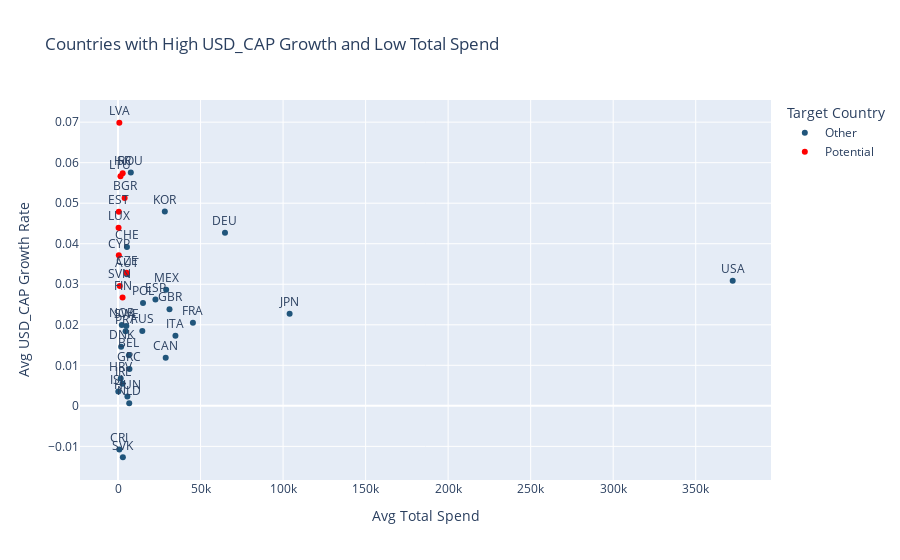

This figure's notebook cell:
### Code cell
# Calculate average growth and total spend per location
summary = df.groupby('LOCATION').agg({
    'USD_CAP_GROWTH': 'mean',
    'TOTAL_SPEND': 'mean'
}).reset_index()

# Rename for clarity
summary.rename(columns={
    'USD_CAP_GROWTH': 'AVG_USD_CAP_GROWTH',
    'TOTAL_SPEND': 'AVG_TOTAL_SPEND'
}, inplace=True)

# Determine thresholds (top 25% for growth, bottom 25% for spend)
growth_threshold = summary['AVG_USD_CAP_GROWTH'].quantile(0.75)
spend_threshold = summary['AVG_TOTAL_SPEND'].quantile(0.25)

# Identify countries of interest
summary["TARGET"] = summary.apply(
    lambda row: "Potential" if (row["AVG_USD_CAP_GROWTH"] >= growth_threshold and row["AVG_TOTAL_SPEND"] <= spend_threshold)
    else "Other",
    axis=1
)

# Interactive Plotly scatter plot
fig = px.scatter(
    summary,
    x="AVG_TOTAL_SPEND",
    y="AVG_USD_CAP_GROWTH",
    color="TARGET",
    text="LOCATION",
    hover_data=["LOCATION", "AVG_USD_CAP_GROWTH", "AVG_TOTAL_SPEND"],
    color_discrete_map={"Potential": "red", "Other": "#20557b"},
    labels={
        "AVG_TOTAL_SPEND": "Avg Total Spend",
        "AVG_USD_CAP_GROWTH": "Avg USD_CAP Growth Rate",
        "TARGET": "Country Type"
    },
    title="Countries with High USD_CAP Growth and Low Total Spend"
)

# Improve layout
fig.update_traces(textposition='top center')
fig.update_layout(legend=dict(title="Target Country"))
fig.show()

# Create interactive Choropleth map
fig = px.choropleth(
    summary,
    locations="LOCATION",
    color="TARGET",
    locationmode="ISO-3",
    hover_name="LOCATION",
    hover_data={"AVG_USD_CAP_GROWTH": True, "AVG_TOTAL_SPEND": True},
    color_discrete_map={"Potential": "green", "Other": "#ef98da"},
    title="Countries with High USD_CAP Growth and Low Total Spend"
)

fig.update_layout(geo=dict(showframe=False, showcoastlines=True))
fig.show()

### Figure 1 — Plotly figure (JSON) as saved in the notebook; plotly's stock layout.template omitted (floating-point values rounded to 4 significant figures)
{"data": [{"customdata": [["AUS"], ["AUT"], ["BEL"], ["CAN"], ["CHE"], ["CRI"], ["DEU"], ["DNK"], ["ESP"], ["FRA"], ["GBR"], ["GRC"], ["HRV"], ["HUN"], ["IRL"], ["ISL"], ["ITA"], ["JPN"], ["KOR"], ["MEX"], ["NLD"], ["NOR"], ["POL"], ["PRT"], ["ROU"], ["SVK"], ["SWE"], ["USA"]], "hovertemplate": "Country Type=Other<br>Avg Total Spend=%{x}<br>Avg USD_CAP Growth Rate=%{y}<br>LOCATION=%{customdata[0]}<extra></extra>", "legendgroup": "Other", "marker": {"color": "#20557b", "symbol": "circle"}, "mode": "markers+text", "name": "Other", "orientation": "v", "showlegend": true, "text": ["AUS", "AUT", "BEL", "CAN", "CHE", "CRI", "DEU", "DNK", "ESP", "FRA", "GBR", "GRC", "HRV", "HUN", "IRL", "ISL", "ITA", "JPN", "KOR", "MEX", "NLD", "NOR", "POL", "PRT", "ROU", "SVK", "SWE", "USA"], "textposition": "top center", "type": "scatter", "x": [14720.0, 5341.0, 6588.0, 28880.0, 5410.0, 787.6, 64800.0, 1887.0, 22670.0, 45370.0, 31180.0, 6920.0, 1602.0, 5678.0, 2760.0, 163.0, 34780.0, 103900.0, 28340.0, 29160.0, 6779.0, 2292.0, 15130.0, 4585.0, 7746.0, 2925.0, 5015.0, 372400.0], "xaxis": "x", "y": [0.01848, 0.03247, 0.0125, 0.01189, 0.03918, -0.01078, 0.0427, 0.01459, 0.02623, 0.02049, 0.02385, 0.009095, 0.006716, 0.002311, 0.005477, 0.003539, 0.01726, 0.02274, 0.04794, 0.02862, 0.0006638, 0.01997, 0.02537, 0.01839, 0.0576, -0.01269, 0.01973, 0.03085], "yaxis": "y"}, {"customdata": [["BGR"], ["CYP"], ["CZE"], ["EST"], ["FIN"], ["ISR"], ["LTU"], ["LUX"], ["LVA"], ["SVN"]], "hovertemplate": "Country Type=Potential<br>Avg Total Spend=%{x}<br>Avg USD_CAP Growth Rate=%{y}<br>LOCATION=%{customdata[0]}<extra></extra>", "legendgroup": "Potential", "marker": {"color": "red", "symbol": "circle"}, "mode": "markers+text", "name": "Potential", "orientation": "v", "showlegend": true, "text": ["BGR", "CYP", "CZE", "EST", "FIN", "ISR", "LTU", "LUX", "LVA", "SVN"], "textposition": "top center", "type": "scatter", "x": [3998.0, 482.3, 5175.0, 473.0, 2745.0, 2819.0, 1492.0, 321.3, 791.3, 1059.0], "xaxis": "x", "y": [0.05129, 0.03715, 0.03283, 0.04789, 0.02672, 0.0574, 0.05662, 0.04392, 0.06985, 0.02957], "yaxis": "y"}], "layout": {"legend": {"title": {"text": "Target Country"}, "tracegroupgap": 0}, "title": {"text": "Countries with High USD_CAP Growth and Low Total Spend"}, "xaxis": {"anchor": "y", "domain": [0, 1], "title": {"text": "Avg Total Spend"}}, "yaxis": {"anchor": "x", "domain": [0, 1], "title": {"text": "Avg USD_CAP Growth Rate"}}}}
